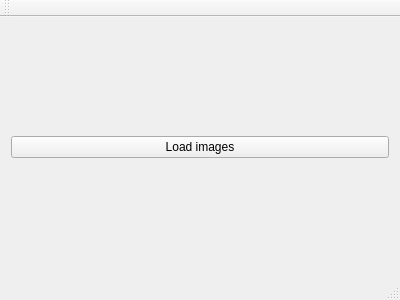
<?xml version="1.0" encoding="UTF-8"?>
<ui version="4.0">
 <class>MainWindow</class>
 <widget class="QMainWindow" name="MainWindow">
  <property name="geometry">
   <rect>
    <x>0</x>
    <y>0</y>
    <width>400</width>
    <height>300</height>
   </rect>
  </property>
  <property name="windowTitle">
   <string>MainWindow</string>
  </property>
  <widget class="QWidget" name="centralWidget">
   <layout class="QGridLayout" name="gridLayout_2">
    <item row="0" column="0">
     <widget class="QPushButton" name="pushButton">
      <property name="text">
       <string>Load images</string>
      </property>
     </widget>
    </item>
   </layout>
  </widget>
  <widget class="QMenuBar" name="menuBar">
   <property name="geometry">
    <rect>
     <x>0</x>
     <y>0</y>
     <width>400</width>
     <height>21</height>
    </rect>
   </property>
  </widget>
  <widget class="QToolBar" name="mainToolBar">
   <attribute name="toolBarArea">
    <enum>TopToolBarArea</enum>
   </attribute>
   <attribute name="toolBarBreak">
    <bool>false</bool>
   </attribute>
  </widget>
  <widget class="QStatusBar" name="statusBar"/>
 </widget>
 <layoutdefault spacing="6" margin="11"/>
 <resources/>
 <connections/>
</ui>
